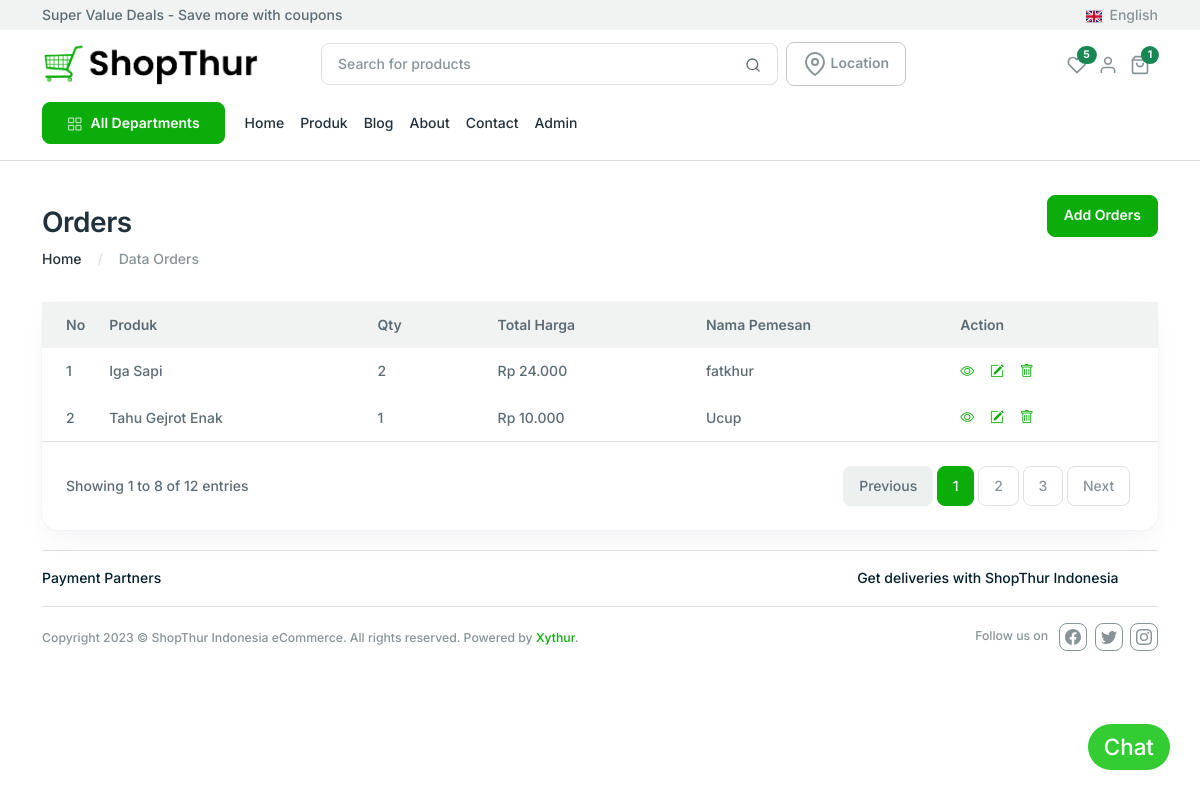
/list_pesanan.php, run on the app's committed database.
### tables this page shows
CREATE TABLE `pesanan` (
  `id` int(11) NOT NULL,
  `nama_produk` varchar(55) NOT NULL,
  `tanggal` date NOT NULL,
  `qty` int(11) NOT NULL,
  `total_harga` double NOT NULL,
  `nama_pemesan` varchar(55) NOT NULL,
  `alamat_pemesan` varchar(55) NOT NULL
);

### list_pesanan.php (the view)
<?php
	include_once 'templates/topbar.php';
	include_once 'templates/header.php';
    require_once 'dbkoneksi.php';
    $sql = "SELECT * FROM pesanan";
    $rs = $dbh->query($sql);
?>
    <main>
      <div class="container">
        <div class="row mb-8">
          <div class="col-md-12">
            <div class="d-md-flex justify-content-between align-items-center">
              <div><br><br>
                <h2>Orders</h2>
                  <nav aria-label="breadcrumb">
                  <ol class="breadcrumb mb-0">
                    <li class="breadcrumb-item"><a href="#" class="text-inherit">Home</a></li>
                    <li class="breadcrumb-item active" aria-current="page">Data Orders</li>
                  </ol>
                </nav>
              </div>
              <div>
                <a href="produk.php" class="btn btn-primary">Add Orders</a>
              </div>
            </div>
          </div>
        </div>
        <div class="row ">
          <div class="col-xl-12 col-12 mb-5">
            <div class="card h-100 card-lg">
              <div class="card-body p-0">
                <div class="table-responsive">
                  <table class="table table-centered table-hover text-nowrap table-borderless mb-0 table-with-checkbox">
                    <thead class="bg-light">
                      <tr>
                        <th>No</th>
                        <th>Produk</th>
                        <th>Qty</th>
                        <th>Total Harga</th>
                        <th>Nama Pemesan</th>
                        <th>Action</th>
                      </tr>
                    </thead>
                    <tbody>
        <?php
                $nomor  =1 ;
                foreach($rs as $row){
                ?>
        <tr>
            <td><?=$nomor?></td>
            <td><?=$row['nama_produk']?></td>
            <td><?=$row['qty']?></td>
            <td>Rp <?php echo number_format($row['total_harga'],0,',','.'); ?></td>
            <td><?=$row['nama_pemesan']?></td>
            <td>
                <a class="" href="detail_pesanan.php?id=<?=$row['id']?>"><i class="bi bi-eye me-3 "></i></a>
                            <a class="" href="edit_pesanan.php?idedit=<?=$row['id']?>"><i class="bi bi-pencil-square me-3 "></i></a>
                            <a class="" href="delete_pesanan.php?iddel=<?=$row['id']?>"
                    onclick="if(!confirm('Anda Yakin Hapus Data Pesanan <?=$row['nama']?>?')) {return false}"><i class="bi bi-trash me-3 "></i></a>
            </td>
        </tr>
        <?php
                $nomor++;
                }
                ?>
        </tbody>
                  </table>
                </div>
              </div>
              <div class=" border-top d-md-flex justify-content-between align-items-center px-6 py-6">
                <span>Showing 1 to 8 of 12 entries</span>
                <nav class="mt-2 mt-md-0">
                  <ul class="pagination mb-0 ">
                    <li class="page-item disabled"><a class="page-link " href="#!">Previous</a></li>
                    <li class="page-item"><a class="page-link active" href="#!">1</a></li>
                    <li class="page-item"><a class="page-link" href="#!">2</a></li>
                    <li class="page-item"><a class="page-link" href="#!">3</a></li>
                    <li class="page-item"><a class="page-link" href="#!">Next</a></li>
                  </ul>
                </nav>
              </div>
            </div>
          </div>
        </div>
      </div>
    </main>
<?php
	include_once 'templates/footer.php';
	include_once 'templates/bottom.php';
?>

### data on the page
pesanan: nama_produk "Iga Sapi", qty "2", total_harga "24.000", nama_pemesan "fatkhur"
pesanan: nama_produk "Tahu Gejrot Enak", qty "1", total_harga "10.000", nama_pemesan "Ucup"
